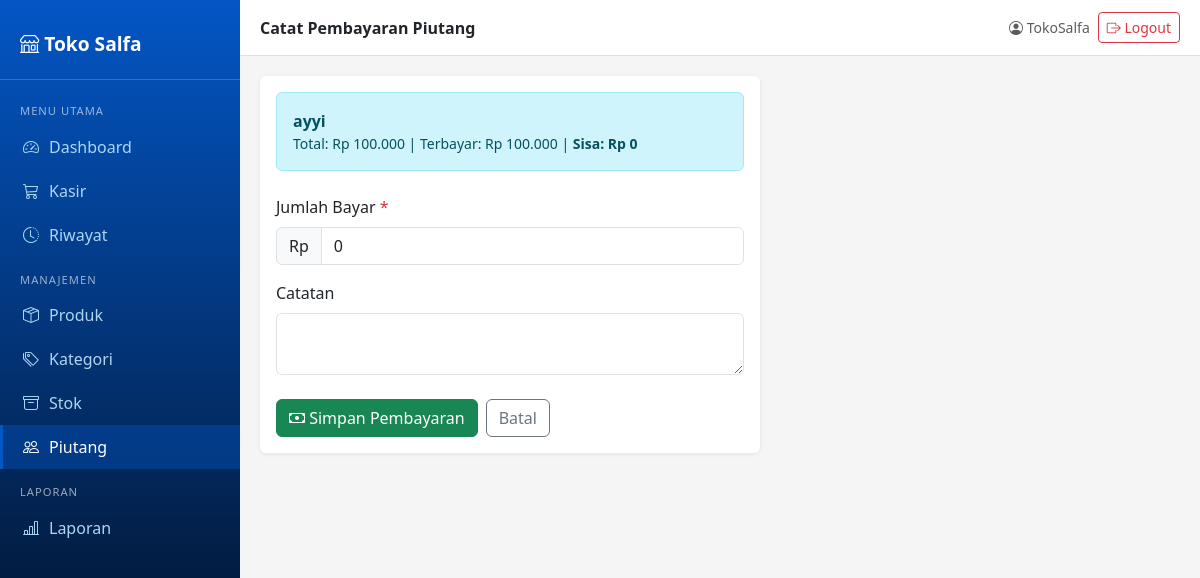
Page /piutang/bayar/1/ (signed in) on the committed database.
### piutang/models.py (models this page shows, shortened)
class Piutang(models.Model):
    STATUS = [
        ('belum', 'Belum Lunas'),
        ('sebagian', 'Sebagian'),
        ('lunas', 'Lunas'),
    ]
    pelanggan = models.ForeignKey(Pelanggan, on_delete=models.CASCADE)
    transaksi = models.OneToOneField(Transaksi, on_delete=models.SET_NULL, null=True, blank=True)
    nominal = models.DecimalField(max_digits=12, decimal_places=0)
    terbayar = models.DecimalField(max_digits=12, decimal_places=0, default=0)
    status = models.CharField(max_length=10, choices=STATUS, default='belum')
    jatuh_tempo = models.DateField(null=True, blank=True)
    catatan = models.TextField(blank=True)
    dibuat = models.DateTimeField(auto_now_add=True)
    @property
    def sisa(self):
        return self.nominal - self.terbayar
    class Meta:
        verbose_name_plural = "Piutang"

class Pelanggan(models.Model):
    nama = models.CharField(max_length=200)
    telepon = models.CharField(max_length=20, blank=True)
    alamat = models.TextField(blank=True)
    dibuat = models.DateField(auto_now_add=True)
    class Meta:
        verbose_name_plural = "Pelanggan"

### piutang/views.py (the view, shortened to what this page needs)
# urls.py: path('bayar/<int:pk>/', views.bayar_piutang, name='bayar'),
@login_required
def bayar_piutang(request, pk):
    piutang = get_object_or_404(Piutang, pk=pk)
    return render(request, 'piutang/bayar.html', {'piutang': piutang})

### produk/templatetags/format_rupiah.py (called while the page is built)
@register.filter
def rupiah(value):
    try:
        value = int(value)
        return f"Rp {value:,}".replace(',', '.')
    except (ValueError, TypeError):
        return value

### templates/piutang/bayar.html (shortened to what this page needs)
{% extends 'base.html' %}
{% load format_rupiah %}
{% block page_title %}Catat Pembayaran Piutang{% endblock %}
{% block content %}
<div class="card" style="max-width: 500px;">
  <div class="card-body">
    <div class="alert alert-info mb-4">
      <div class="fw-semibold">{{ piutang.pelanggan.nama }}</div>
      <div class="small">Total: {{ piutang.nominal|rupiah }} |
        Terbayar: {{ piutang.terbayar|rupiah }} |
        <strong>Sisa: {{ piutang.sisa|rupiah }}</strong>
      </div>
    </div>
    <form method="post">
      <div class="mb-3">
        <label class="form-label">Jumlah Bayar <span class="text-danger">*</span></label>
        <div class="input-group">
          <span class="input-group-text">Rp</span>
          <input type="number" name="jumlah" class="form-control"
                 min="1" max="{{ piutang.sisa }}" value="{{ piutang.sisa }}" required>
        </div>
      </div>
      <div class="mb-4">
        <label class="form-label">Catatan</label>
        <textarea name="catatan" class="form-control" rows="2"></textarea>
      </div>
      <div class="d-flex gap-2">
        <button type="submit" class="btn btn-success">
          <i class="bi bi-cash"></i> Simpan Pembayaran
        </button>
        <a href="{% url 'piutang:list' %}" class="btn btn-outline-secondary">Batal</a>
      </div>
    </form>
  </div>
</div>
{% endblock %}

### templates/base.html (shortened to what this page needs)
<!DOCTYPE html>
<html lang="id">
<head>
  <link href="https://cdn.jsdelivr.net/npm/bootstrap@5.3.0/dist/css/bootstrap.min.css" rel="stylesheet">
  <link href="https://cdn.jsdelivr.net/npm/bootstrap-icons@1.11.0/font/bootstrap-icons.css" rel="stylesheet">
</head>
<body>
<div class="sidebar" id="sidebar">
  <div class="brand">
    <i class="bi bi-shop"></i> Toko Salfa
  </div>
  <nav class="mt-2">
    <div class="nav-section">Menu Utama</div>
    <a href="{% url 'dashboard' %}" class="nav-link {% if request.resolver_match.url_name == 'dashboard' %}active{% endif %}">
      <i class="bi bi-speedometer2"></i> Dashboard
    </a>
    <a href="{% url 'kasir:kasir' %}" class="nav-link {% if request.resolver_match.url_name == 'kasir' %}active{% endif %}">
      <i class="bi bi-cart3"></i> Kasir
    </a>
    <a href="{% url 'kasir:riwayat' %}" class="nav-link {% if request.resolver_match.url_name == 'riwayat' or request.resolver_match.url_name == 'detail' or request.resolver_match.url_name == 'batal' %}active{% endif %}">
      <i class="bi bi-clock-history"></i> Riwayat
    </a>
    <div class="nav-section">Manajemen</div>
    <a href="{% url 'produk:list' %}" class="nav-link {% if request.resolver_match.url_name == 'list' and request.resolver_match.namespace == 'produk' %}active{% endif %}">
      <i class="bi bi-box-seam"></i> Produk
    </a>
    <a href="{% url 'produk:kategori' %}" class="nav-link {% if request.resolver_match.url_name == 'kategori' %}active{% endif %}">
      <i class="bi bi-tags"></i> Kategori
    </a>
    <a href="{% url 'stok:list' %}" class="nav-link {% if 'stok' in request.resolver_match.namespace %}active{% endif %}">
      <i class="bi bi-archive"></i> Stok
    </a>
    <a href="{% url 'piutang:list' %}" class="nav-link {% if 'piutang' in request.resolver_match.namespace %}active{% endif %}">
      <i class="bi bi-people"></i> Piutang
    </a>
    <div class="nav-section">Laporan</div>
    <a href="{% url 'laporan:dashboard' %}" class="nav-link {% if 'laporan' in request.resolver_match.namespace %}active{% endif %}">
      <i class="bi bi-bar-chart-line"></i> Laporan
    </a>
  </nav>
</div>
<div class="main-content">
  <div class="topbar">
    <div class="d-flex align-items-center">
      <span class="fw-semibold">{% block page_title %}Dashboard{% endblock %}</span>
    </div>
    <div class="d-flex align-items-center gap-2">
      <span class="text-muted small d-none d-md-inline">
        <i class="bi bi-person-circle"></i> {{ request.user.username }}
      </span>
      <form method="post" action="{% url 'logout' %}" class="d-inline">
        <button type="submit" class="btn btn-sm btn-outline-danger"
                onclick="return confirm('Yakin ingin keluar?')">
          <i class="bi bi-box-arrow-right"></i>
          <span class="d-none d-md-inline">Logout</span>
        </button>
      </form>
    </div>
  </div>
  {% block content %}{% endblock %}
</div>
</body>
</html>

### templates/base.html (style rules this page uses)
body { background-color: #f5f5f5; }
.sidebar { min-height: 100vh; background: linear-gradient(180deg, #0356C5 0%, #02060E 100%); width: 240px; position: fixed; top: 0; left: 0; padding-top: 20px; z-index: 1040; transition: transform 0.3s ease; }
.sidebar .brand { color: white; font-size: 1.2rem; font-weight: bold; padding: 10px 20px 20px; border-bottom: 1px solid rgba(255, 255, 255, 0.2); }
.sidebar .nav-link { color: #aed6f1; padding: 10px 20px; display: flex; align-items: center; gap: 10px; border-left: 3px solid transparent; }
.sidebar .nav-link:hover, .sidebar .nav-link.active { background: rgba(3, 86, 197, 0.4); color: white; border-left: 3px solid #0356C5; }
.sidebar .nav-section { color: rgba(255, 255, 255, 0.6); font-size: 0.7rem; text-transform: uppercase; padding: 15px 20px 5px; letter-spacing: 1px; }
.main-content { margin-left: 240px; padding: 20px; transition: margin-left 0.3s ease; }
.topbar { background: white; padding: 12px 20px; margin: -20px -20px 20px; border-bottom: 1px solid #dee2e6; display: flex; justify-content: space-between; align-items: center; }
.card { border: none; box-shadow: 0 1px 4px rgba(0,0,0,0.08); }

### rows in the picture
Piutang: pelanggan.nama "ayyi", nominal|rupiah "Rp 100.000", terbayar|rupiah "Rp 100.000", sisa|rupiah "Rp 0", jumlah "0"

### other values in the picture
{{ request.user.username }} "TokoSalfa"
